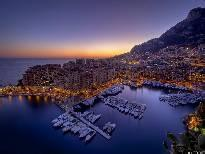
#> input picture tensorflow/images/test.jpeg, 205 x 154 px
$ python test.py   (older library calls are emulated)
#> lines starting #> are read from the running program, lines starting #| are printed output that depends on the picture; pictures that were not available may be replaced by others from this repository, and a replacement may not be noted
### tensorflow/images/image_mgt.py
from PIL import Image
from PIL import ImageOps

__author__ = 'maohaijun'
__COPYRIGHT__ = """(c) Copyright lenovo Corp. 2015, 2016. All rights reserved.
US Government Users Restricted Rights - Use, duplication or
disclosure restricted by GSA ADP Schedule Contract with lenovo Corp."""

# transpose
FLIP_LEFT_RIGHT = 0
FLIP_TOP_BOTTOM = 1
ROTATE_90 = 2
ROTATE_180 = 3
ROTATE_270 = 4

# resampling filters
NONE = 0
NEAREST = 0
ANTIALIAS = 1  # 3-lobed lanczos
LINEAR = BILINEAR = 2
CUBIC = BICUBIC = 3


# [22 lines left out: function colorize, not called in this run]


def grayscale(image, dir):
    '''
    Convert the image to grayscale.

    :param image: image name
    :param dir: output directory
    '''
#> called with image = './test.jpeg', dir = '/home/sourceCode/AI/complete'

    try:
        im = Image.open(image).convert("L")
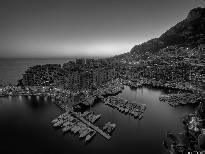
#> im: PIL image 205x154 L; min 0, max 234, mean 69
        im.save(dir + '/' + image)
    except IOError:
        raise
    except Exception as exc:
        raise


def rotate(image, dir, angle, resample=NEAREST, expand=0):
    '''
    :param image: image name
    :param dir: output directory
    :param angle: In degrees counter clockwise.
    :param resample: An optional resampling filter.  This can be
           one of :py:attr:`PIL.Image.NEAREST` (use nearest neighbour),
           :py:attr:`PIL.Image.BILINEAR` (linear interpolation in a 2x2
           environment), or :py:attr:`PIL.Image.BICUBIC`
           (cubic spline interpolation in a 4x4 environment).
           If omitted, or if the image has mode "1" or "P", it is
           set :py:attr:`PIL.Image.NEAREST`.
    :param expand: Optional expansion flag.  If true, expands the output
           image to make it large enough to hold the entire rotated image.
           If false or omitted, make the output image the same size as the
           input image.
    '''
#> called with image = './test1.jpeg', dir = '/home/sourceCode/AI/complete', angle = 30, resample = 0, expand = 0

    try:
        im = Image.open(image).rotate(angle, resample=resample, expand=expand)
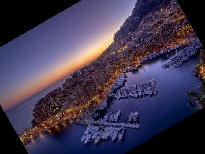
#> im: PIL image 205x154 RGB; mean R, G, B 65.1, 56.4, 80.5
        im.save(dir + '/' + image)
    except IOError:
        raise
    except Exception as exc:
        raise


# [19 lines left out: function shift, not called in this run]


def zoom(image, dir, width, height, resample=NEAREST):
    '''
    :param image: image name
    :param dir: output directory
    :param resample: An optional resampling filter.  This can be
           one of :py:attr:`PIL.Image.NEAREST` (use nearest neighbour),
           :py:attr:`PIL.Image.BILINEAR` (linear interpolation in a 2x2
           environment), :py:attr:`PIL.Image.BICUBIC` (cubic spline
           interpolation in a 4x4 environment), or
           :py:attr:`PIL.Image.ANTIALIAS` (a high-quality downsampling filter).
           If omitted, or if the image has mode "1" or "P", it is
           set :py:attr:`PIL.Image.NEAREST`.
    '''

    try:
        im = Image.open(image)
        im = im.resize((width, height), resample=resample)
        im.save(dir + '/' + image)
    except IOError:
        raise
    except Exception as exc:
        raise


def mirror(image, dir, method=FLIP_LEFT_RIGHT):
    '''
    :param image: image name
    :param dir: output directory
    :param method: One of :py:attr:`PIL.Image.FLIP_LEFT_RIGHT`,
          :py:attr:`PIL.Image.FLIP_TOP_BOTTOM`, :py:attr:`PIL.Image.ROTATE_90`,
          :py:attr:`PIL.Image.ROTATE_180`, or :py:attr:`PIL.Image.ROTATE_270`.
    '''
#> called with image = './test2.jpeg', dir = '/home/sourceCode/AI/complete', method = 0

    try:
        im = Image.open(image).transpose(method)
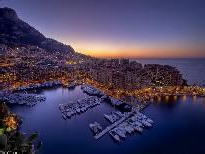
#> im: PIL image 205x154 RGB; mean R, G, B 71.4, 63.2, 93
        im.save(dir + '/' + image)
    except IOError:
        raise
    except Exception as exc:
        raise


def squash(image, dir, width, height, resample=NEAREST):
    '''
    :param image: image name
    :param dir: output directory
    :param resample: Optional resampling filter.  This can be one
           of :py:attr:`PIL.Image.NEAREST`, :py:attr:`PIL.Image.BILINEAR`,
           :py:attr:`PIL.Image.BICUBIC`, or :py:attr:`PIL.Image.ANTIALIAS`
           (best quality).  If omitted, it defaults to
           :py:attr:`PIL.Image.NEAREST` (this will be changed to ANTIALIAS in a
           future version).
    '''

    zoom(image, dir, width, height, resample=resample)


# [53 lines left out: functions crop, fill, half_fill_half_crop, not called in this run]

### tensorflow/images/test.py
import image_mgt

image_mgt.grayscale("./test.jpeg", "/home/sourceCode/AI/complete")


image_mgt.rotate("./test1.jpeg", "/home/sourceCode/AI/complete", 30, expand=0)

image_mgt.mirror("./test2.jpeg", "/home/sourceCode/AI/complete", 0)

#> (the run stopped early here; a loop or call above may not have finished)
